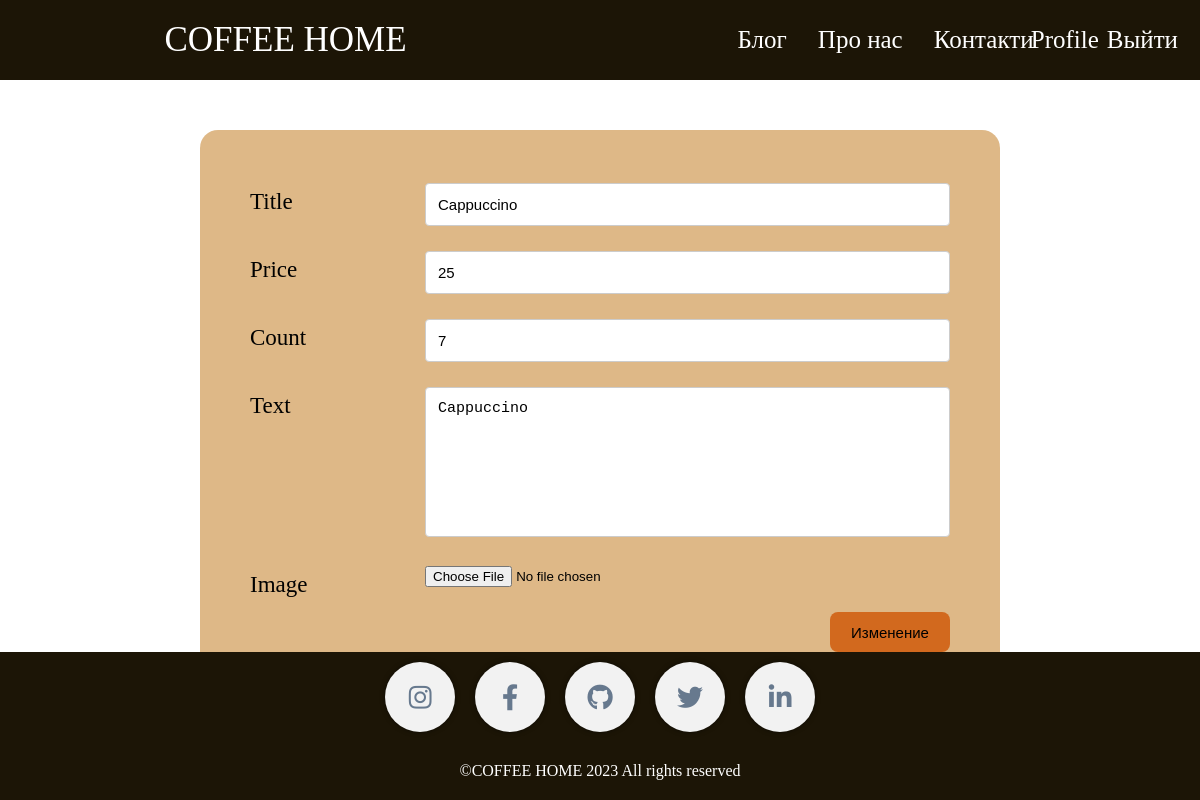
The app's page /product/Cappuccino/edit (signed in) with its own data.
### models.py (models this page shows, shortened)
class Product(db.Model):
    id = db.Column(db.Integer, primary_key=True)
    title = db.Column(db.String(100), nullable=False)
    text = db.Column(db.Text, nullable=False)
    price = db.Column(db.Integer, nullable=False)
    count = db.Column(db.Integer, nullable=False)
    name_image = db.Column(db.String(100), nullable=False)

### product/product.py (the view)
@product.route('/<title>/edit', methods=['POST', 'GET'])
@login_required
def edit_product(title):
    product_edit = Product.query.filter(Product.title == title).first_or_404()
    if request.method == 'POST':
        form = ProductForm(formdata=request.form, obj=product_edit)
        form.populate_obj(product_edit)
        db.session.commit()
        return redirect(url_for('profile'))
    form = ProductForm(obj=product_edit)
    return render_template('product/edit_product.html', product=product_edit, form=form)

### product/forms.py
class ProductForm(FlaskForm):
    title = StringField('Title')
    image = FileField('Image')
    text = TextAreaField('Text')
    price = IntegerField('Price')
    count = IntegerField('Count')

### registration/registration.py (called while the page is built)
@login_manager.user_loader
def load_user(userid):
    return User.query.get(userid)

### product/templates/product/edit_product.html (shortened to what this page needs)
{% extends 'product/base_product.html' %}
{% block content %}
{{ super() }}
{% endblock %}
{% block main %}
<main>
  <form class="form-edit-product" action="" method="post">
    <div class="form">
      <p>{{ form.title.label() }} {{ form.title(class="") }}</p>
      <p>{{ form.price.label() }} {{ form.price }}</p>
      <p>{{ form.count.label() }} {{ form.count }}</p>
      <p>{{ form.text.label() }} {{ form.text }}</p>
      <p>{{ form.image.label() }} {{ form.image }}</p>
      <button type="submit">Изменение</button>
    </div>
  </form>
</main>
{% endblock %}

### product/static/css/style.css (style rules this page uses)
html { box-sizing: border-box; font-size: 16px; }
*, *:before, *:after { box-sizing: inherit; }
body, h1, h2, h3, h4, h5, h6, p, ol, ul { margin: 0; padding: 0; font-weight: normal; }
input[type=number] { -moz-appearance: textfield; }
body { max-width: 1920px; width: 100%; margin: auto; }
main { margin-top: 80px; }
.form-edit-product { background-color: burlywood; width: 800px; height: 550px; margin: 130px auto 30px auto; border-radius: 18px; display: flex; justify-content: center; align-items: center; }
.form { width: 700px; margin: auto; }
.form p { margin: 25px 0; }
.form label { font-size: 23px; float: left; width: 25%; margin-top: 6px; }
.form input[type=text], input[type=number], textarea { width: 75%; padding: 12px; font-size: 15px; border: 1px solid #ccc; border-radius: 4px; resize: none; }
.form textarea { height: 150px; }
.form button { float: right; cursor: pointer; width: 120px; height: 40px; font-size: 15px; border: 0; border-radius: 8px; background-color: chocolate; }

### records on screen
Product: title "Cappuccino", price "25", count "7", text "Cappuccino"
